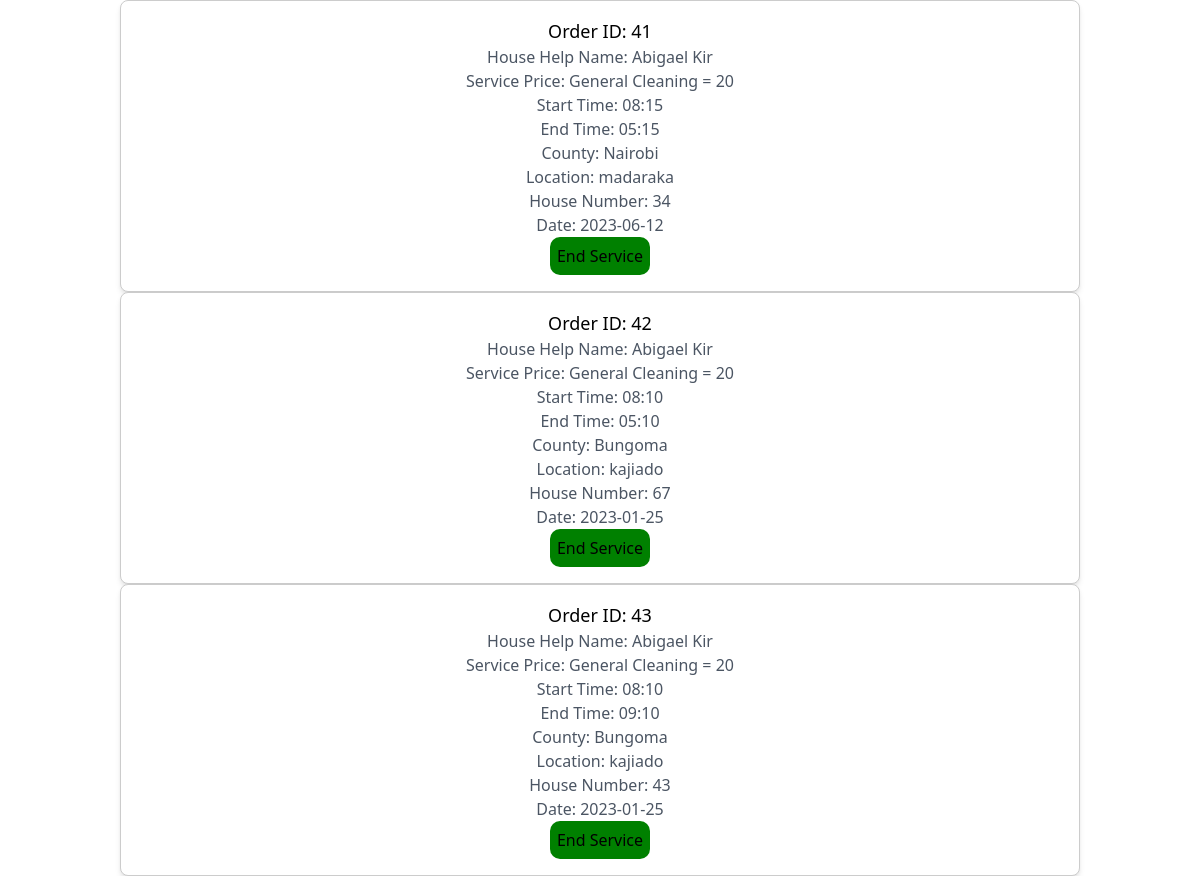
The app's page /order_history.php (signed in) with its own data.
### tables this page shows
CREATE TABLE `orders` (
  `order_ID` int(100) NOT NULL,
  `user_ID` int(100) NOT NULL,
  `house_help_id` int(100) NOT NULL,
  `service_price` varchar(100) NOT NULL,
  `start_time` varchar(100) NOT NULL,
  `end_time` varchar(100) NOT NULL,
  `county` varchar(100) NOT NULL,
  `location` varchar(100) NOT NULL,
  `house_number` varchar(100) NOT NULL,
  `date` varchar(100) NOT NULL
);

CREATE TABLE `house_helps` (
  `ID` int(11) NOT NULL,
  `name` varchar(11) NOT NULL,
  `email` varchar(11) NOT NULL,
  `description` varchar(1000) NOT NULL,
  `phone_number` int(11) NOT NULL,
  `profile_pic` longblob NOT NULL,
  `status` varchar(100) NOT NULL DEFAULT 'Available'
);

### order_history.php (the view, shortened to what this page needs)
<?php
require 'config.php';
?>
<!DOCTYPE html>
<html lang="en">
<head>
    <link href="https://unpkg.com/tailwindcss@^2/dist/tailwind.min.css" rel="stylesheet">
</head>
<body>
<?php
$userID = $_SESSION["ID"];
$sql = "SELECT `order_ID`, `user_ID`, `house_help_id`, `service_price`, `start_time`, `end_time`, `county`, `location`, `house_number`, `date` FROM orders where user_ID = $userID ";
$result = $conn->query($sql);
if ($result->num_rows > 0) {
    while($row = $result->fetch_assoc()) {
        $h_id = $row['house_help_id'];
        $sql2 = "SELECT name,status FROM house_helps WHERE id = $h_id";
        $result2 = $conn->query($sql2);
        $row2 = $result2->fetch_assoc();
        ?>
<div class="p-4 bg-white rounded-lg shadow-md mx-auto text-center" style="width: 80%; border: 1px solid #ccc;">
    <h2 class="text-lg font-medium">Order ID: <?php echo $row["order_ID"]; ?></h2>
    <p class="text-gray-600">House Help Name: <?php echo $row2["name"]; ?></p>
    <p class="text-gray-600">Service Price: <?php echo $row["service_price"]; ?></p>
    <p class="text-gray-600">Start Time: <?php echo $row["start_time"]; ?></p>
    <p class="text-gray-600">End Time: <?php echo $row["end_time"]; ?></p>
    <p class="text-gray-600">County: <?php echo $row["county"]; ?></p>
    <p class="text-gray-600">Location: <?php echo $row["location"]; ?></p>
    <p class="text-gray-600">House Number: <?php echo $row["house_number"]; ?></p>
    <p class="text-gray-600">Date: <?php echo $row["date"]; ?></p>
    <?php if ($row2["status"] == "Engaged"){
        ?>
         <form method="post" id="form" action="<?php echo $_SERVER['PHP_SELF']; ?>">
                <button class="btn btn-danger" style="background-color: green; border-radius: 10px; padding: 7px" name="end_service" value="<?php echo $row["house_help_id"]; ?>" id="end_service_btn">End Service</button>
            </form>
            <?php
    }else{
        ?>
             <button class="btn btn-danger" style="background-color: grey; border-radius: 10px; padding: 7px" disabled >End Service</button>
        <?php
    }
    ?>
</div>
<?php
    }
} else {
    echo "You dont have any orders yet";
}
?>
</body>
</html>

### records on screen
orders: order_ID "41", house_help.name "Abigael Kir", service_price "General Cleaning = 20", start_time "08:15", end_time "05:15", county "Nairobi", location "madaraka", house_number "34", date "2023-06-12"
orders: order_ID "42", house_help.name "Abigael Kir", service_price "General Cleaning = 20", start_time "08:10", end_time "05:10", county "Bungoma", location "kajiado", house_number "67", date "2023-01-25"
orders: order_ID "43", house_help.name "Abigael Kir", service_price "General Cleaning = 20", start_time "08:10", end_time "09:10", county "Bungoma", location "kajiado", house_number "43", date "2023-01-25"
